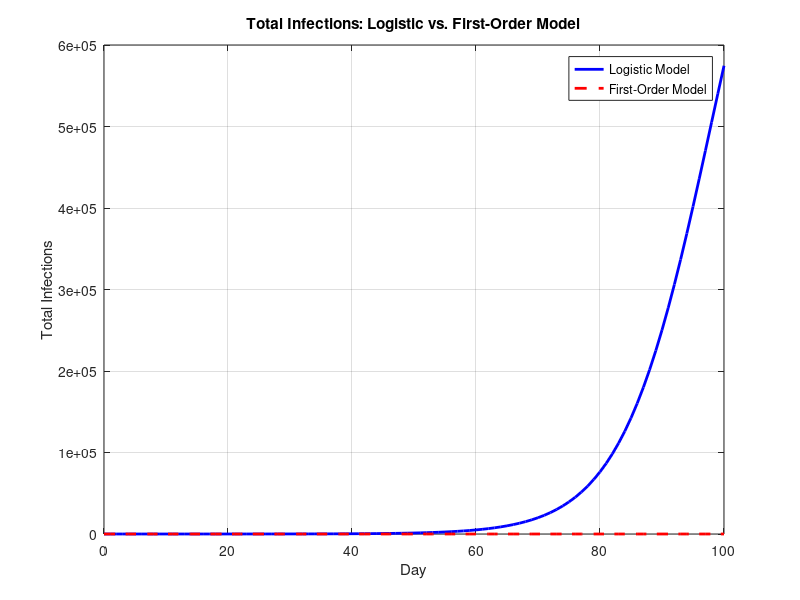

MATLAB code to generate this figure:
% Define parameters
R0 = 1.15;  % Reproduction number
K = 1e6;   % Population size
n_max = 100;  % Number of days

% Initialize arrays for the logistic and first-order models
x_logistic = zeros(1, n_max + 1);
x_first_order = zeros(1, n_max + 1);

% Initialize parameters for derivative calculation
D1_filter = [1, -1];  % First derivative filter coefficients
D2_filter = [1, -2, 1];  % Second derivative filter coefficients

% Apply the logistic model
for n = 0:n_max
    x_logistic(n + 1) = K / (1 + (K * (R0 - 1) - R0) * R0^(-(n + 1)) / (R0 - 1));
end

% Apply the first-order model
M = 12;  % Order of the first-order filter (adjust as needed)
ak = ones(1, M);  % Coefficients for the first-order model
x_first_order(1) = 1;  % Initial condition

for n = 1:n_max
    for k = 1:M
        if n - k > 0
            x_first_order(n + 1) = x_first_order(n + 1) + ak(k) * x_first_order(n - k + 1);
        end
    end
    x_first_order(n + 1) = 1 - x_first_order(n + 1);
end

% Plot the results
figure;
plot(0:n_max, x_logistic, 'b', 'LineWidth', 2);
hold on;
plot(0:n_max, x_first_order, 'r--', 'LineWidth', 2);
title('Total Infections: Logistic vs. First-Order Model');
legend('Logistic Model', 'First-Order Model');
xlabel('Day');
ylabel('Total Infections');
grid on;

% Calculate first derivative and second derivative
first_derivative = conv(x_logistic, D1_filter, 'valid');
second_derivative = conv(x_logistic, D2_filter, 'valid');

% Find the inflection point
[~, max_derivative_index] = max(first_derivative);
zero_crossing_index = find(diff(sign(second_derivative)) == 2, 1);

disp(['Inflection point (First Derivative Maximum): Day ' num2str(max_derivative_index)]);
disp(['Inflection point (Zero-Crossing of Second Derivative): Day ' num2str(zero_crossing_index)]);